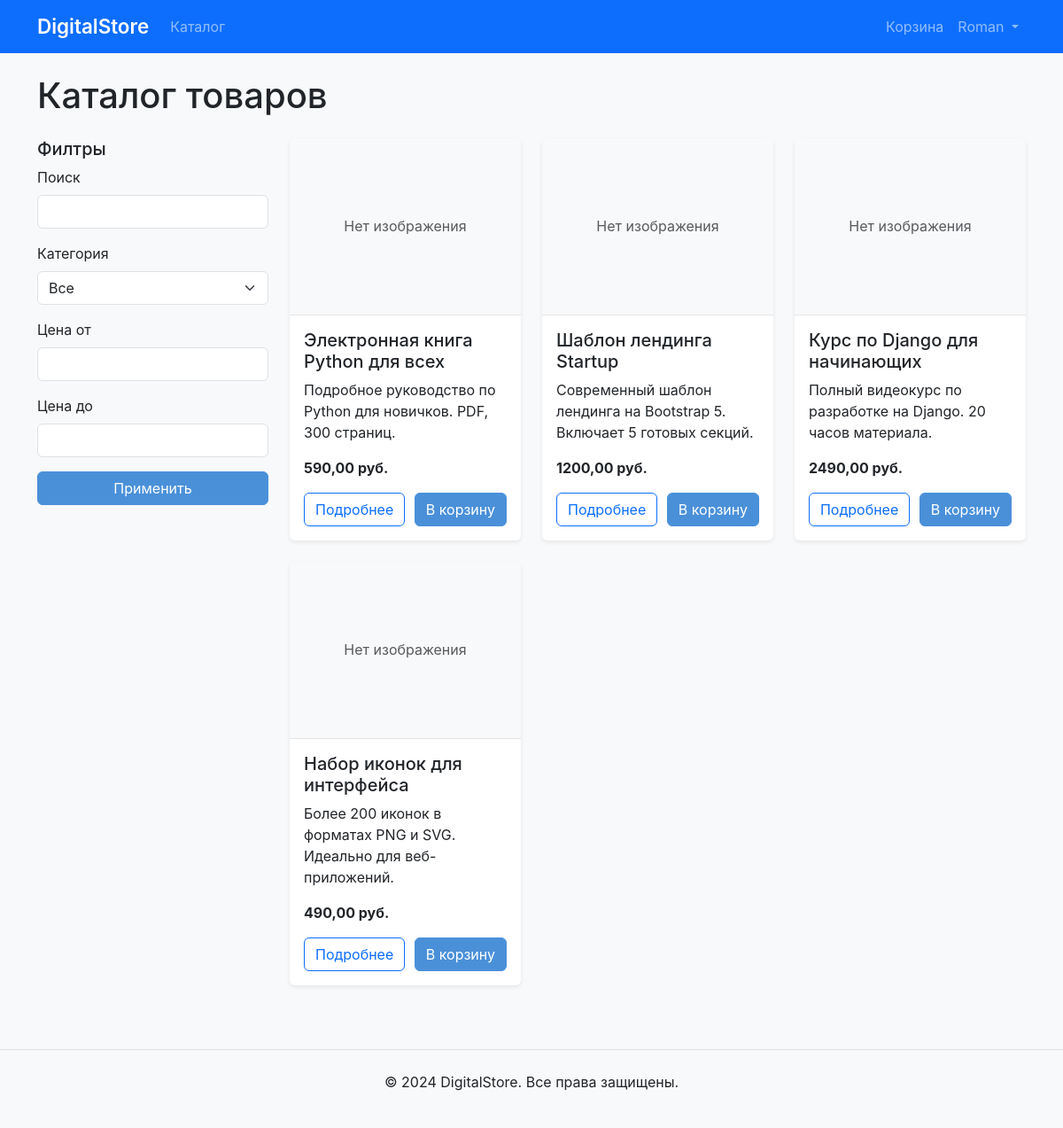
/catalog/ (signed in), run on the app's committed database.
### products/models.py (models this page shows, shortened)
class Product(models.Model):
    title = models.CharField(max_length=200)
    slug = models.SlugField(unique=True)
    description = models.TextField()
    price = models.DecimalField(max_digits=10, decimal_places=2)
    category = models.ForeignKey(Category, on_delete=models.CASCADE, related_name='products')
    preview_image = models.ImageField(upload_to='products/previews/', blank=True, null=True)
    digital_file = models.FileField(upload_to='products/files/', blank=True, null=True)
    created_at = models.DateTimeField(auto_now_add=True)
    updated_at = models.DateTimeField(auto_now=True)
    is_active = models.BooleanField(default=True)
    class Meta:
        ordering = ['-created_at']

### products/views.py (the view)
# urls.py: path('catalog/', views.CatalogView.as_view(), name='catalog'),
class CatalogView(ListView):
    model = Product
    template_name = 'products/catalog.html'
    context_object_name = 'products'
    paginate_by = 12
    def get_queryset(self):
        queryset = Product.objects.filter(is_active=True)
        category_slug = self.request.GET.get('category')
        q = self.request.GET.get('q')
        min_price = self.request.GET.get('min_price')
        max_price = self.request.GET.get('max_price')
        if category_slug:
            queryset = queryset.filter(category__slug=category_slug)
        if q:
            queryset = queryset.filter(Q(title__icontains=q) | Q(description__icontains=q))
        if min_price:
            queryset = queryset.filter(price__gte=min_price)
        if max_price:
            queryset = queryset.filter(price__lte=max_price)
        return queryset
    def get_context_data(self, **kwargs):
        context = super().get_context_data(**kwargs)
        context['categories'] = Category.objects.all()
        context['current_category'] = self.request.GET.get('category', '')
        context['q'] = self.request.GET.get('q', '')
        context['min_price'] = self.request.GET.get('min_price', '')
        context['max_price'] = self.request.GET.get('max_price', '')
        return context

### cart/cart.py (called while the page is built)
    def __len__(self):
        return sum(item['quantity'] for item in self.cart.values())

### cart/context_processors.py (called while the page is built)
def cart_processor(request):
    cart = Cart(request)
    return {'cart': cart, 'cart_count': len(cart)}

### templates/products/catalog.html (shortened to what this page needs)
{% extends 'base.html' %}
{% block content %}
<h1 class="mb-4">Каталог товаров</h1>
<div class="row">
    <div class="col-md-3 mb-4">
        <h5>Филтры</h5>
        <form method="get">
            <div class="mb-3">
                <label class="form-label">Поиск</label>
                <input type="text" name="q" class="form-control" value="{{ q }}">
            </div>
            <div class="mb-3">
                <label class="form-label">Категория</label>
                <select name="category" class="form-select">
                    <option value="">Все</option>
                </select>
            </div>
            <div class="mb-3">
                <label class="form-label">Цена от</label>
                <input type="number" step="0.01" name="min_price" class="form-control" value="{{ min_price }}">
            </div>
            <div class="mb-3">
                <label class="form-label">Цена до</label>
                <input type="number" step="0.01" name="max_price" class="form-control" value="{{ max_price }}">
            </div>
            <button type="submit" class="btn btn-primary w-100">Применить</button>
        </form>
    </div>
    <div class="col-md-9">
        <div class="row">
            {% for product in products %}
                <div class="col-md-4 mb-4">
                    <div class="card h-100">
                        {% if product.preview_image %}
                        <img src="{{ product.preview_image.url }}" class="card-img-top" alt="{{ product.title }}" style="height: 200px; object-fit: cover;">
                    {% else %}
                        <div class="card-img-top bg-light d-flex align-items-center justify-content-center" style="height: 200px;">
                            <span class="text-muted">Нет изображения</span>
                        </div>
                    {% endif %}
                        <div class="card-body d-flex flex-column">
                            <h5 class="card-title">{{ product.title }}</h5>
                            <p class="card-text flex-grow-1">{{ product.description|truncatewords:15 }}</p>
                            <p class="card-text"><strong>{{ product.price }} руб.</strong></p>
                            <div class="d-flex justify-content-between">
                                <a href="{% url 'product_detail' product.slug %}" class="btn btn-outline-primary">Подробнее</a>
                                <button onclick="addToCart({{ product.id }})" class="btn btn-primary">В корзину</button>
                            </div>
                        </div>
                    </div>
                </div>
            {% empty %}
                <p>Товары не найдены.</p>
            {% endfor %}
        </div>
    </div>
</div>
{% endblock %}

### templates/base.html (shortened to what this page needs)
<!DOCTYPE html>
<html lang="ru">
<head>
    <link href="https://cdn.jsdelivr.net/npm/bootstrap@5.3.0/dist/css/bootstrap.min.css" rel="stylesheet">
    <link rel="stylesheet" href="/static/css/style.css">
</head>
<body>
    <nav class="navbar navbar-expand-lg navbar-dark bg-primary">
        <div class="container">
            <a class="navbar-brand" href="{% url 'home' %}">DigitalStore</a>
            <div class="collapse navbar-collapse" id="mainNav">
                <ul class="navbar-nav me-auto">
                    <li class="nav-item"><a class="nav-link" href="{% url 'catalog' %}">Каталог</a></li>
                </ul>
                <ul class="navbar-nav">
                    <li class="nav-item">
                        <a class="nav-link" href="{% url 'cart_detail' %}">
                            Корзина{% if cart_count %} ({{ cart_count }}){% endif %}
                        </a>
                    </li>
                    {% if user.is_authenticated %}
                        <li class="nav-item dropdown">
                            <a class="nav-link dropdown-toggle" href="#" data-bs-toggle="dropdown">
                                {{ user.username }}
                            </a>
                        </li>
                    {% else %}
                        <li class="nav-item"><a class="nav-link" href="{% url 'login' %}">Вход</a></li>
                        <li class="nav-item"><a class="nav-link" href="{% url 'register' %}">Регистрация</a></li>
                    {% endif %}
                </ul>
            </div>
        </div>
    </nav>
    <div class="container mt-4">
        {% block content %}{% endblock %}
    </div>
    <footer class="bg-light mt-5 py-4">
        <div class="container text-center">
            <p>&copy; 2024 DigitalStore. Все права защищены.</p>
        </div>
    </footer>
</body>
</html>

### static/css/style.css (style rules this page uses)
body { background-color: #f8f9fa; font-family: -apple-system, BlinkMacSystemFont, "Segoe UI", Roboto, "Helvetica Neue", Arial, sans-serif; }
.navbar-brand { font-weight: 600; font-size: 1.4rem; }
.card { transition: transform 0.2s, box-shadow 0.2s; border: none; box-shadow: 0 2px 5px rgba(0,0,0,0.08); }
.card-img-top { border-bottom: 1px solid rgba(0,0,0,0.08); }
.btn-primary { background-color: #4A90D9; border-color: #4A90D9; }
footer { border-top: 1px solid #dee2e6; }

### data on the page
Product: preview_image "Нет изображения", title "Электронная книга Python для всех", description "Подробное руководство по Python для новичков. PDF, 300 страниц.", price "590,00"
Product: preview_image "Нет изображения", title "Шаблон лендинга Startup", description "Современный шаблон лендинга на Bootstrap 5. Включает 5 готовых секций.", price "1200,00"
Product: preview_image "Нет изображения", title "Курс по Django для начинающих", description "Полный видеокурс по разработке на Django. 20 часов материала.", price "2490,00"
Product: preview_image "Нет изображения", title "Набор иконок для интерфейса", description "Более 200 иконок в форматах PNG и SVG. Идеально для веб-приложений.", price "490,00"

### other printed values
{{ user.username }} "Roman"
